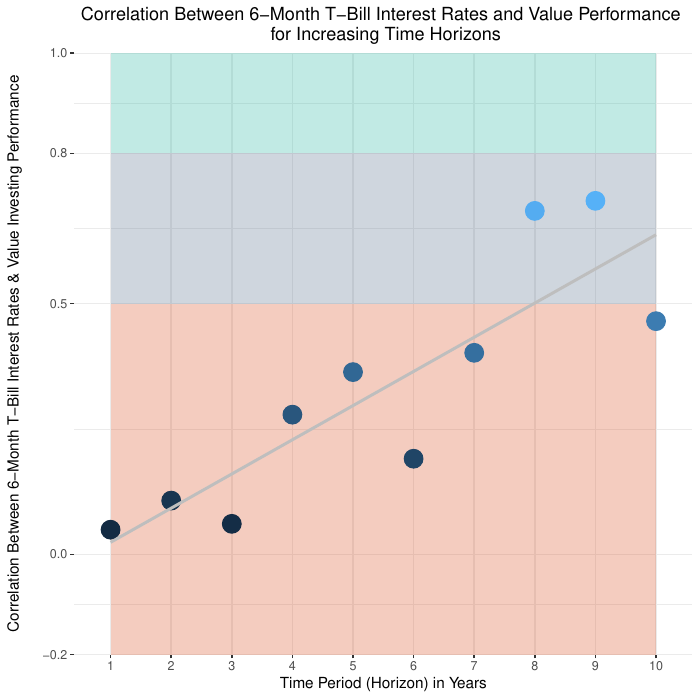

The script that saved this image:
#!/usr/bin/env Rscript

# Load libraries
library(ggplot2)
library(stringr)
library(scales)
library(ggthemes)
library(PerformanceAnalytics)
library(RColorBrewer)
library(plyr)
library(gdata)

# Define geometric mean
geomean = function(x, na.rm=TRUE){
  exp(sum(log(x[x > 0]), na.rm=na.rm) / length(x))
}

# You can change the ending date of the analysis by changing these variables
# Beware, however, that the source datafile may only be updated annually
# and therefore the most recent monthly may not be available
end.year     <- 2017 
end.month    <- 5

# For downloading French's value performance data #

# The URL for the value data
value.data.url     <- "http://mba.tuck.dartmouth.edu/pages/faculty/ken.french/ftp/F-F_Benchmark_Factors_Monthly.zip"

# Download the data and unzip it
temp.file <- tempfile()
download.file(value.data.url, temp.file)
file.list <- unzip(temp.file, list=TRUE)

# Parse the data
value.data   <- read.csv(unzip(temp.file,files=as.character(file.list[1,1])),
                         sep = "",
                         header=TRUE )
names(value.data)[[1]] <- "DATE"

# Now we want to remove all the data below the end date

# Transforming French's date data
ds.year     <- as.numeric(substr(value.data$DATE[[1]],1,4))
ds.month    <- as.numeric(substr(value.data$DATE[[1]],5,6))
num.rows    <- 12 * (end.year-ds.year)+(end.month-ds.month)+1

ir.data.start.year <- 1959
ir.data.start.month <- 1

start.index <- 12 * (ir.data.start.year - ds.year) + (ir.data.start.month - ds.month) + 1
value.data <- value.data[start.index: num.rows, ]
date.seq    <- as.Date(paste(value.data$DATE,"01",sep=""),"%Y%m%d")
value.data$DATE <- date.seq

# Transform the data so that the return cells are numeric decimal format
for (i in 2:ncol(value.data)) value.data[,i] <- as.numeric(str_trim(value.data[,i]))
for (i in 2:ncol(value.data)) value.data[,i] <- value.data[,i]/100

# Now we calculate the the HML sequence from the factor sequences
value.data$Hi.Lo <- value.data$HML

# Converting monthly value peformance data into annual value performance data #
ts.data <- data.frame(value.data$Hi.Lo)
row.names(ts.data) <- date.seq

hi.lo.monthly <- xts(ts.data$value.data.Hi.Lo,date.seq)

hi.lo.annual  <- aggregate(hi.lo.monthly+1,
                           as.integer(format(index(hi.lo.monthly),"%Y")), prod)-1

# For reading in 6-month T-Bill data #
ir.data <- read.xls('tbill_6mo.xlsx',
                    header=TRUE)
ir.data <- head(ir.data, num.rows - start.index + 1)

# Convert into annualized ir return data 
ir.data <- cbind(ir.data, value.data$DATE)
ir.monthly <- xts(as.numeric(as.character(ir.data$tbill6mo))/100, ir.data$`value.data$DATE`)
ir.annual <- aggregate(ir.monthly,as.integer(format(index(ir.monthly), "%Y")), mean)

# Create new data frame as zoo object
data.annual    <- merge.zoo( ir.annual, hi.lo.annual )
df.annual      <- data.frame(ir=data.annual$ir.annual,hilo=data.annual$hi.lo.annual)
df.annual$year <- rownames(df.annual)

# Computing the correlations value performance 
# vs. IR for different time periods #
result.all <- data.frame(size=c(), values=c())

for (window.size in 1:10) {
  num.years <- nrow(df.annual)
  num.windows <- ceiling(num.years / window.size)
  
  samp <- df.annual
  samp$period <- gl(num.windows, window.size, length=num.years)
  
  result <- aggregate(samp[, c('ir', 'hilo')] + 1, by=list(samp$period), FUN=geomean)
  result <- result[, c('ir', 'hilo')] - 1
  result$year <- df.annual[seq(from=1, to=num.years, by=window.size), ]$year
  
  new.row <- data.frame(size=c(window.size), value=c(cor(result$ir, result$hilo)))
  result.all <- rbind(result.all, new.row)
}

result.all$size <- factor(result.all$size)

# Preparing to graph the correlations
background <- data.frame( lower = c(-0.2,0.5,0.8) ,
                          upper = c(0.5,0.8,1.0) ,
                          col = letters[1:3]     )

colors = c("#DD592D","#617994","#34BBA7")

# Creating the png canvas to draw graph on
pdf.filename <- "corr-value-ir-6mo.pdf"
pdf(pdf.filename)

# Graph the correlations
p <- ggplot(result.all)
p <- p + geom_rect(data = background ,
                   mapping = aes(
                     xmin = 1 ,
                     xmax = 10 ,
                     ymin = lower ,
                     ymax = upper ,
                     fill = col   ),
                   alpha = 0.3 )
p <- p + scale_fill_manual( values=colors )
p <- p + geom_point(aes(x=size,y=value,color=value),size=6)
p <- p + geom_smooth(aes(x=size,y=value,group=1),
                     method="lm",se=FALSE,color="grey",alpha=0.7)
p <- p + scale_x_discrete("Time Period (Horizon) in Years")
p <- p + scale_y_continuous("Correlation Between 6-Month T-Bill Interest Rates & Value Investing Performance\n",
                            limit=c(-0.2,1.0),breaks=c(-0.2,0.0,0.5,0.8,1.0),expand=c(0,0))
p <- p + theme_bw()
p <- p + theme(legend.position="none",
               panel.border=element_blank() )+ggtitle("\n\n\n\n")
p <- p + ggtitle("Correlation Between 6-Month T-Bill Interest Rates and Value Performance \n for Increasing Time Horizons")
p <- p + theme(plot.title = element_text(hjust=0.5))

p

dev.off()

# Opening the png file 
system2('open', args = pdf.filename, wait = FALSE)